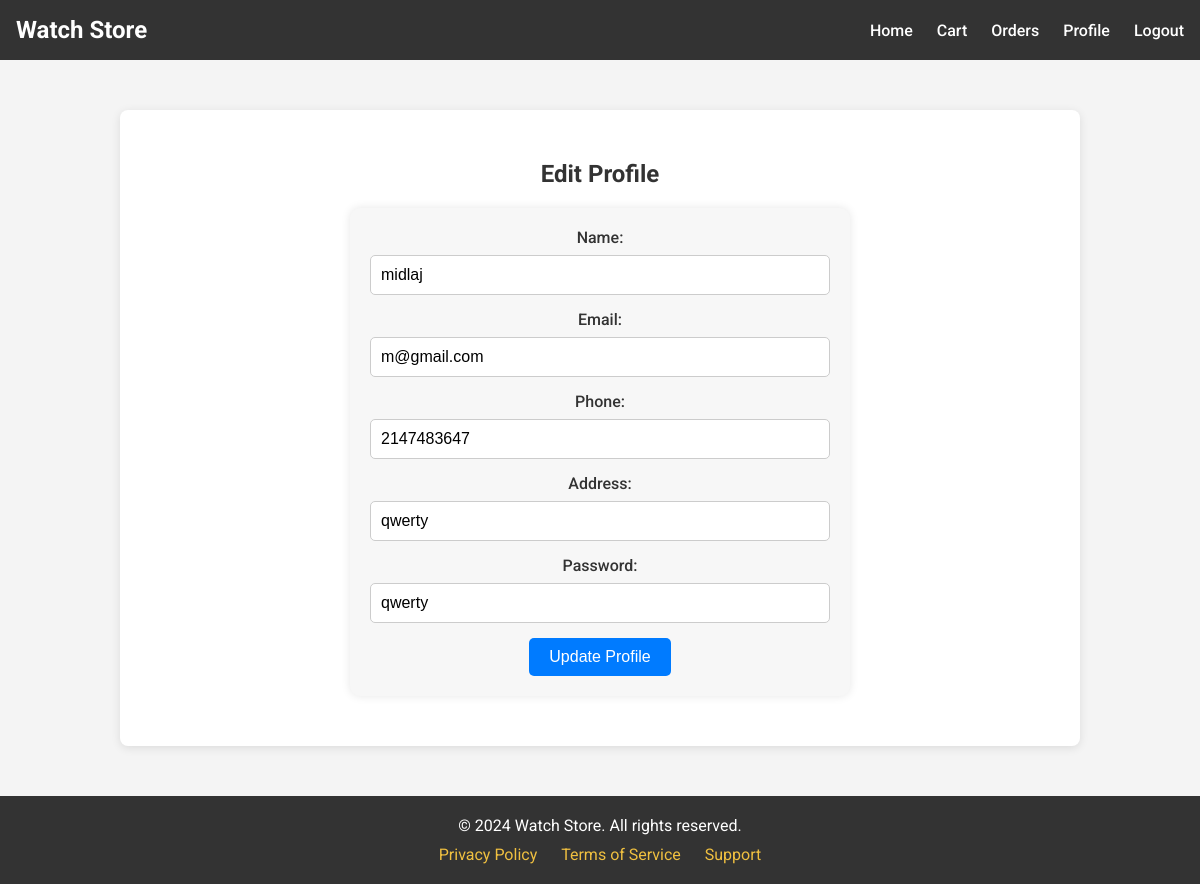
The page /edit-profile.php (signed in) on the database its author committed.
### tables this page shows
CREATE TABLE `users` (
  `Name` varchar(15) NOT NULL,
  `Number` varchar(25) NOT NULL,
  `Email` varchar(40) NOT NULL,
  `Address` varchar(40) NOT NULL,
  `Password` varchar(15) NOT NULL,
  `UserID` int(10) NOT NULL,
  `status` varchar(10) DEFAULT 'active'
);

### edit-profile.php (the view, shortened to what this page needs)
<?php
$user_id = $_SESSION['userid'];
$conn = mysqli_connect('localhost', 'root', '', 'watch_store');
$sql = "SELECT * FROM users WHERE UserID = $user_id";
$result = mysqli_query($conn, $sql);
if (mysqli_num_rows($result) > 0) {
    $user = mysqli_fetch_assoc($result);
} else {
    echo "No user found.";
}
?>
<!DOCTYPE html>
<html lang="en">
<head>
    <link rel="stylesheet" href="profile.css">
    <link rel="stylesheet" href="edit-profile.css">
</head>
<body>
<nav class="navbar">
            <div class="logo">
                <h1>Watch Store</h1>
            </div>
            <ul class="nav-links">
                <li><a href="userhome.html">Home</a></li>
                <li><a href="cart.php">Cart</a></li>
                <li><a href="orders.php">Orders</a></li>
                <li><a href="profile.php">Profile</a></li>
                <li><a href="logout.php">Logout</a></li>
            </ul>
        </nav>
    <section class="profile-section">
        <div class="profile-container">
            <h2>Edit Profile</h2>
            <form action="edit-profile.php" method="POST">
                <label for="name">Name:</label>
                <input type="text" id="name" name="name" value="<?php echo htmlspecialchars($user['Name']); ?>" required>
                <label for="email">Email:</label>
                <input type="email" id="email" name="email" value="<?php echo htmlspecialchars($user['Email']); ?>" required>
                <label for="phone">Phone:</label>
                <input type="text" id="phone" name="phone" value="<?php echo htmlspecialchars($user['Number']); ?>" required>
                <label for="address">Address:</label>
                <input type="text" id="address" name="address" value="<?php echo htmlspecialchars($user['Address']); ?>" required>
                <label for="address">Password:</label>
                <input type="text" id="address" name="password" value="<?php echo htmlspecialchars($user['Password']); ?>" required>
                <button type="submit" class="btn">Update Profile</button>
            </form>
        </div>
    </section>
    <footer>
        <p>&copy; 2024 Watch Store. All rights reserved.</p>
        <div class="footer-links">
            <a href="privacy.php">Privacy Policy</a>
            <a href="terms.php">Terms of Service</a>
            <a href="support.php">Support</a>
        </div>
    </footer>
</body>
</html>

### profile.css (style rules this page uses)
* { margin: 0; padding: 0; box-sizing: border-box; }
body { font-family: 'Roboto', sans-serif; background-color: #f4f4f4; color: #333; }
.navbar { display: flex; justify-content: space-between; align-items: center; background-color: #333; padding: 1rem; }
.navbar .logo h1 { color: #fff; }
.navbar .nav-links { list-style: none; }
.navbar .nav-links li { display: inline-block; margin-left: 20px; }
.navbar .nav-links a { color: #fff; text-decoration: none; font-weight: 500; }
.profile-section { padding: 50px; background-color: #fff; margin: 50px auto; width: 80%; border-radius: 8px; box-shadow: 0 2px 10px rgba(0, 0, 0, 0.1); }
.profile-container h2 { text-align: center; margin-bottom: 20px; color: #333; }
footer { text-align: center; padding: 20px; background-color: #333; color: #fff; margin-top: 50px; }
footer .footer-links { margin-top: 10px; }
footer .footer-links a { color: #f0c040; text-decoration: none; margin: 0 10px; }

### edit-profile.css (style rules this page uses)
form { background-color: #f7f7f7; padding: 20px; border-radius: 10px; max-width: 500px; margin: 0 auto; box-shadow: 0 0 10px rgba(0, 0, 0, 0.1); }
form label { display: block; margin-bottom: 8px; font-weight: 500; color: #333; }
form input[type="text"], form input[type="email"], form input[type="password"] { width: 100%; padding: 10px; margin-bottom: 15px; border: 1px solid #ccc; border-radius: 5px; font-size: 16px; }
.btn { background-color: #007bff; color: white; padding: 10px 20px; border: none; border-radius: 5px; cursor: pointer; font-size: 16px; text-align: center; display: inline-block; text-decoration: none; transition: background-color 0.3s; }
.profile-section { padding: 50px 0; }
.profile-container { text-align: center; }
h2 { margin-bottom: 20px; color: #333; font-weight: 700; }

### rows shown on the page
users: name "midlaj", email "m@gmail.com", phone "2147483647", address "qwerty", password "qwerty"
